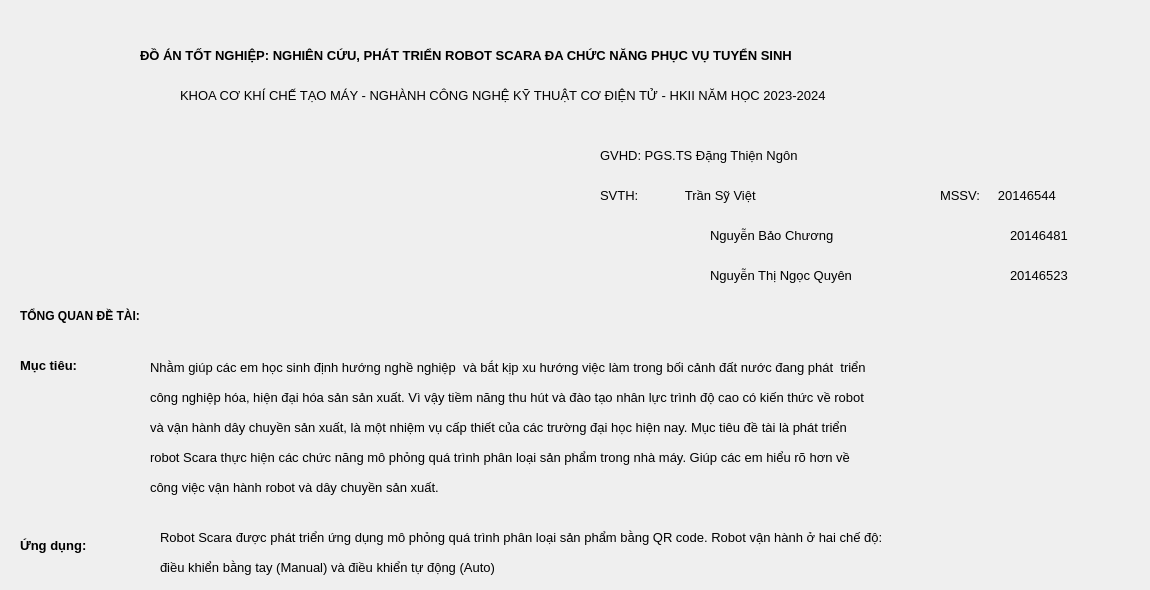
      <widget class="QWidget" name="tabHelp_2">
       <attribute name="title">
        <string>Help</string>
       </attribute>
       <widget class="QLabel" name="lbinfor1_10">
        <property name="geometry">
         <rect>
          <x>140</x>
          <y>40</y>
          <width>871</width>
          <height>31</height>
         </rect>
        </property>
        <property name="font">
         <font>
          <pointsize>10</pointsize>
          <weight>75</weight>
          <bold>true</bold>
         </font>
        </property>
        <property name="styleSheet">
         <string notr="true"/>
        </property>
        <property name="text">
         <string>ĐỒ ÁN TỐT NGHIỆP: NGHIÊN CỨU, PHÁT TRIỂN ROBOT SCARA ĐA CHỨC NĂNG PHỤC VỤ TUYỂN SINH</string>
        </property>
       </widget>
       <widget class="QLabel" name="lbinfor1_11">
        <property name="geometry">
         <rect>
          <x>180</x>
          <y>80</y>
          <width>791</width>
          <height>31</height>
         </rect>
        </property>
        <property name="font">
         <font>
          <pointsize>10</pointsize>
          <weight>50</weight>
          <bold>false</bold>
         </font>
        </property>
        <property name="styleSheet">
         <string notr="true"/>
        </property>
        <property name="text">
         <string>KHOA CƠ KHÍ CHẾ TẠO MÁY - NGHÀNH CÔNG NGHỆ KỸ THUẬT CƠ ĐIỆN TỬ - HKII NĂM HỌC 2023-2024</string>
        </property>
       </widget>
       <widget class="QLabel" name="lbinfor1_12">
        <property name="geometry">
         <rect>
          <x>600</x>
          <y>140</y>
          <width>241</width>
          <height>31</height>
         </rect>
        </property>
        <property name="font">
         <font>
          <pointsize>10</pointsize>
          <weight>50</weight>
          <bold>false</bold>
         </font>
        </property>
        <property name="styleSheet">
         <string notr="true"/>
        </property>
        <property name="text">
         <string>GVHD: PGS.TS Đặng Thiện Ngôn</string>
        </property>
       </widget>
       <widget class="QLabel" name="lbinfor1_13">
        <property name="geometry">
         <rect>
          <x>600</x>
          <y>180</y>
          <width>211</width>
          <height>31</height>
         </rect>
        </property>
        <property name="font">
         <font>
          <pointsize>10</pointsize>
          <weight>50</weight>
          <bold>false</bold>
         </font>
        </property>
        <property name="styleSheet">
         <string notr="true"/>
        </property>
        <property name="text">
         <string>SVTH:             Trần Sỹ Việt</string>
        </property>
       </widget>
       <widget class="QLabel" name="lbinfor1_14">
        <property name="geometry">
         <rect>
          <x>710</x>
          <y>220</y>
          <width>151</width>
          <height>31</height>
         </rect>
        </property>
        <property name="font">
         <font>
          <pointsize>10</pointsize>
          <weight>50</weight>
          <bold>false</bold>
         </font>
        </property>
        <property name="styleSheet">
         <string notr="true"/>
        </property>
        <property name="text">
         <string>Nguyễn Bảo Chương</string>
        </property>
       </widget>
       <widget class="QLabel" name="lbinfor1_15">
        <property name="geometry">
         <rect>
          <x>710</x>
          <y>260</y>
          <width>191</width>
          <height>31</height>
         </rect>
        </property>
        <property name="font">
         <font>
          <pointsize>10</pointsize>
          <weight>50</weight>
          <bold>false</bold>
         </font>
        </property>
        <property name="styleSheet">
         <string notr="true"/>
        </property>
        <property name="text">
         <string>Nguyễn Thị Ngọc Quyên</string>
        </property>
       </widget>
       <widget class="QLabel" name="lbinfor1_16">
        <property name="geometry">
         <rect>
          <x>940</x>
          <y>180</y>
          <width>151</width>
          <height>31</height>
         </rect>
        </property>
        <property name="font">
         <font>
          <pointsize>10</pointsize>
          <weight>50</weight>
          <bold>false</bold>
         </font>
        </property>
        <property name="styleSheet">
         <string notr="true"/>
        </property>
        <property name="text">
         <string>MSSV:     20146544 </string>
        </property>
       </widget>
       <widget class="QLabel" name="lbinfor1_17">
        <property name="geometry">
         <rect>
          <x>1010</x>
          <y>220</y>
          <width>71</width>
          <height>31</height>
         </rect>
        </property>
        <property name="font">
         <font>
          <pointsize>10</pointsize>
          <weight>50</weight>
          <bold>false</bold>
         </font>
        </property>
        <property name="styleSheet">
         <string notr="true"/>
        </property>
        <property name="text">
         <string>20146481</string>
        </property>
       </widget>
       <widget class="QLabel" name="lbinfor1_18">
        <property name="geometry">
         <rect>
          <x>1010</x>
          <y>260</y>
          <width>81</width>
          <height>31</height>
         </rect>
        </property>
        <property name="font">
         <font>
          <pointsize>10</pointsize>
          <weight>50</weight>
          <bold>false</bold>
         </font>
        </property>
        <property name="styleSheet">
         <string notr="true"/>
        </property>
        <property name="text">
         <string>20146523</string>
        </property>
       </widget>
       <widget class="QLabel" name="lbLogoUTE_5">
        <property name="geometry">
         <rect>
          <x>1030</x>
          <y>10</y>
          <width>111</width>
          <height>131</height>
         </rect>
        </property>
        <property name="text">
         <string/>
        </property>
        <property name="pixmap">
         <pixmap>fme-removebg-preview.png</pixmap>
        </property>
        <property name="scaledContents">
         <bool>true</bool>
        </property>
       </widget>
       <widget class="QLabel" name="lbLogoUTE_6">
        <property name="geometry">
         <rect>
          <x>10</x>
          <y>10</y>
          <width>101</width>
          <height>121</height>
         </rect>
        </property>
        <property name="text">
         <string/>
        </property>
        <property name="pixmap">
         <pixmap>logoUTE.png</pixmap>
        </property>
        <property name="scaledContents">
         <bool>true</bool>
        </property>
       </widget>
       <widget class="QLabel" name="lbinfor1_19">
        <property name="geometry">
         <rect>
          <x>20</x>
          <y>300</y>
          <width>161</width>
          <height>31</height>
         </rect>
        </property>
        <property name="font">
         <font>
          <pointsize>9</pointsize>
          <weight>75</weight>
          <bold>true</bold>
         </font>
        </property>
        <property name="styleSheet">
         <string notr="true"/>
        </property>
        <property name="text">
         <string>TỔNG QUAN ĐỀ TÀI:</string>
        </property>
       </widget>
       <widget class="QLabel" name="lbinfor1_20">
        <property name="geometry">
         <rect>
          <x>150</x>
          <y>360</y>
          <width>921</width>
          <height>21</height>
         </rect>
        </property>
        <property name="font">
         <font>
          <pointsize>10</pointsize>
          <weight>50</weight>
          <bold>false</bold>
         </font>
        </property>
        <property name="styleSheet">
         <string notr="true"/>
        </property>
        <property name="text">
         <string>Nhằm giúp các em học sinh định hướng nghề nghiệp  và bắt kịp xu hướng việc làm trong bối cảnh đất nước đang phát  triển</string>
        </property>
        <property name="alignment">
         <set>Qt::AlignLeading|Qt::AlignLeft|Qt::AlignTop</set>
        </property>
       </widget>
       <widget class="QLabel" name="lbinfor1_21">
        <property name="geometry">
         <rect>
          <x>150</x>
          <y>390</y>
          <width>921</width>
          <height>21</height>
         </rect>
        </property>
        <property name="font">
         <font>
          <pointsize>10</pointsize>
          <weight>50</weight>
          <bold>false</bold>
         </font>
        </property>
        <property name="styleSheet">
         <string notr="true"/>
        </property>
        <property name="text">
         <string>công nghiệp hóa, hiện đại hóa sản sản xuất. Vì vậy tiềm năng thu hút và đào tạo nhân lực trình độ cao có kiến thức về robot</string>
        </property>
        <property name="alignment">
         <set>Qt::AlignLeading|Qt::AlignLeft|Qt::AlignTop</set>
        </property>
       </widget>
       <widget class="QLabel" name="lbinfor1_22">
        <property name="geometry">
         <rect>
          <x>150</x>
          <y>420</y>
          <width>911</width>
          <height>21</height>
         </rect>
        </property>
        <property name="font">
         <font>
          <pointsize>10</pointsize>
          <weight>50</weight>
          <bold>false</bold>
         </font>
        </property>
        <property name="styleSheet">
         <string notr="true"/>
        </property>
        <property name="text">
         <string>và vận hành dây chuyền sản xuất, là một nhiệm vụ cấp thiết của các trường đại học hiện nay. Mục tiêu đề tài là phát triển </string>
        </property>
        <property name="alignment">
         <set>Qt::AlignLeading|Qt::AlignLeft|Qt::AlignTop</set>
        </property>
       </widget>
       <widget class="QLabel" name="lbinfor1_23">
        <property name="geometry">
         <rect>
          <x>20</x>
          <y>350</y>
          <width>81</width>
          <height>31</height>
         </rect>
        </property>
        <property name="font">
         <font>
          <pointsize>10</pointsize>
          <weight>75</weight>
          <bold>true</bold>
         </font>
        </property>
        <property name="styleSheet">
         <string notr="true"/>
        </property>
        <property name="text">
         <string>Mục tiêu:</string>
        </property>
       </widget>
       <widget class="QLabel" name="lbinfor1_24">
        <property name="geometry">
         <rect>
          <x>150</x>
          <y>450</y>
          <width>911</width>
          <height>21</height>
         </rect>
        </property>
        <property name="font">
         <font>
          <pointsize>10</pointsize>
          <weight>50</weight>
          <bold>false</bold>
         </font>
        </property>
        <property name="styleSheet">
         <string notr="true"/>
        </property>
        <property name="text">
         <string>robot Scara thực hiện các chức năng mô phỏng quá trình phân loại sản phẩm trong nhà máy. Giúp các em hiểu rõ hơn về</string>
        </property>
        <property name="alignment">
         <set>Qt::AlignLeading|Qt::AlignLeft|Qt::AlignTop</set>
        </property>
       </widget>
       <widget class="QLabel" name="lbinfor1_40">
        <property name="geometry">
         <rect>
          <x>150</x>
          <y>480</y>
          <width>911</width>
          <height>21</height>
         </rect>
        </property>
        <property name="font">
         <font>
          <pointsize>10</pointsize>
          <weight>50</weight>
          <bold>false</bold>
         </font>
        </property>
        <property name="styleSheet">
         <string notr="true"/>
        </property>
        <property name="text">
         <string>công việc vận hành robot và dây chuyền sản xuất.</string>
        </property>
        <property name="alignment">
         <set>Qt::AlignLeading|Qt::AlignLeft|Qt::AlignTop</set>
        </property>
       </widget>
       <widget class="QLabel" name="lbinfor1_41">
        <property name="geometry">
         <rect>
          <x>20</x>
          <y>530</y>
          <width>101</width>
          <height>31</height>
         </rect>
        </property>
        <property name="font">
         <font>
          <pointsize>10</pointsize>
          <weight>75</weight>
          <bold>true</bold>
         </font>
        </property>
        <property name="styleSheet">
         <string notr="true"/>
        </property>
        <property name="text">
         <string>Ứng dụng:</string>
        </property>
       </widget>
       <widget class="QLabel" name="lbinfor1_42">
        <property name="geometry">
         <rect>
          <x>160</x>
          <y>530</y>
          <width>921</width>
          <height>21</height>
         </rect>
        </property>
        <property name="font">
         <font>
          <pointsize>10</pointsize>
          <weight>50</weight>
          <bold>false</bold>
         </font>
        </property>
        <property name="styleSheet">
         <string notr="true"/>
        </property>
        <property name="text">
         <string>Robot Scara được phát triển ứng dụng mô phỏng quá trình phân loại sản phẩm bằng QR code. Robot vận hành ở hai chế độ:</string>
        </property>
        <property name="alignment">
         <set>Qt::AlignLeading|Qt::AlignLeft|Qt::AlignTop</set>
        </property>
       </widget>
       <widget class="QLabel" name="lbinfor1_43">
        <property name="geometry">
         <rect>
          <x>160</x>
          <y>560</y>
          <width>921</width>
          <height>21</height>
         </rect>
        </property>
        <property name="font">
         <font>
          <pointsize>10</pointsize>
          <weight>50</weight>
          <bold>false</bold>
         </font>
        </property>
        <property name="styleSheet">
         <string notr="true"/>
        </property>
        <property name="text">
         <string>điều khiển bằng tay (Manual) và điều khiển tự động (Auto)</string>
        </property>
        <property name="alignment">
         <set>Qt::AlignLeading|Qt::AlignLeft|Qt::AlignTop</set>
        </property>
       </widget>
      </widget>
